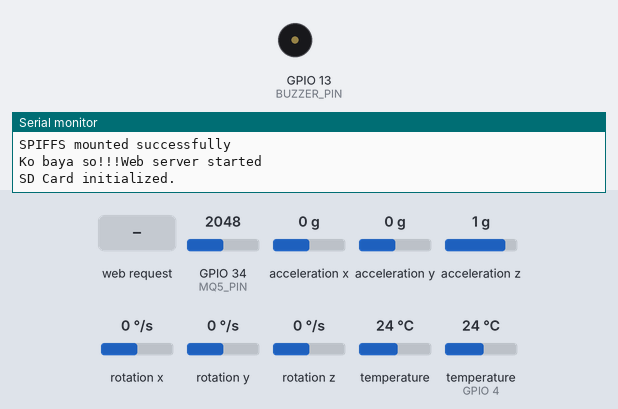
A program run on a simulated ESP32. On the bench: buzzer (waves = sounding, pin HIGH), the last lines printed to the serial monitor. Inputs (shaded band) come from the test bench; at power-on: temperature (sensor on GPIO 4) 24 °C, GPIO 34 (MQ5_PIN) = 2048, acceleration x 0 g, acceleration y 0 g, acceleration z 1 g, rotation x 0 °/s, rotation y 0 °/s, rotation z 0 °/s, temperature 24 °C. Storage starts empty.

Above: at 0.1 s.
At 1.2 s:
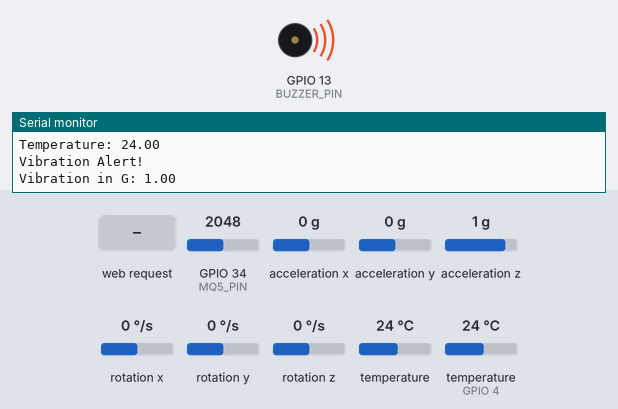
1.3 s: temperature (sensor on GPIO 4) set to 41 °C
3.9 s: HTTP request GET /api/historical-data?range=24h received
Timing chart, 0 to 6.9 s (numbered marks = the images above; inputs shaded):
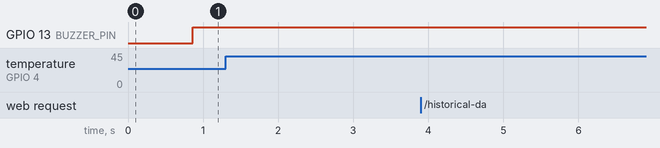

The program:

main.cpp
```cpp
/* This is the main file for the project. It includes the necessary libraries and initializes the global objects.
It also contains the setup and loop functions that will be executed by the ESP32 microcontroller.
The setup function initializes the components and connects to Wi-Fi,
while the loop function reads sensor data, checks for alerts, logs data, updates the web interface, and monitors power.
The loop function also contains a delay of 1 second to control the frequency of sensor readings and updates.
*/
// src/main.cpp
#include <Arduino.h>
#include "ESPAsyncWebServer.h"
#include <SPIFFS.h>
#include "SD.h"  // Keep only this one
#include "webserver.h"
#include "datalogger.h"
#include "sensors.h"
#include "power_management.h"
#include <WiFi.h>
#include <DNSServer.h>
#include <ESPmDNS.h>  // Added for mDNS support
// #include "config.h"

// Global objects
Sensors sensors;
ESPWebServer webServer;
DataLogger dataLogger;
PowerManagement powerMgmt;
DNSServer dnsServer;

// Access Point settings
const char* ap_ssid = "GasMonitor";  // Name of the WiFi network
const char* ap_password = "gasmonitor123";  // Password for the WiFi network
IPAddress apIP(192, 168, 4, 1);  // IP address for the AP
const byte DNS_PORT = 53;  // DNS server port

unsigned long lastHeartbeat = 0;

void scanI2C() {
    Serial.println("Scanning I2C...");
    for (byte address = 1; address < 127; address++) {
        Wire.beginTransmission(address);
        if (Wire.endTransmission() == 0) {
            Serial.print("Device found at 0x");
            Serial.println(address, HEX);
        }
    }
}

// Captive portal DNS handler
class CaptiveRequestHandler : public AsyncWebHandler {
    public:
        CaptiveRequestHandler() {}
        virtual ~CaptiveRequestHandler() {}

        bool canHandle(AsyncWebServerRequest *request) {
            // Handle all requests that aren't to the known web server
            return true;
        }

        void handleRequest(AsyncWebServerRequest *request) {
            // Redirect all requests to the captive portal
            request->redirect("http://gasmonitor.local/");
        }
};


void setup() {
    Serial.begin(115200);
    Wire.begin();
    scanI2C();

    // Set up the ESP32 as an access point
    WiFi.mode(WIFI_AP);
    WiFi.softAPConfig(apIP, apIP, IPAddress(255, 255, 255, 0));
    WiFi.softAP(ap_ssid, ap_password);

    Serial.println("Access Point Started");
    Serial.print("AP IP address: ");
    Serial.println(apIP);
    Serial.print("SSID: ");
    Serial.println(ap_ssid);
    Serial.print("Password: ");
    Serial.println(ap_password);

    // Start DNS server for captive portal
    dnsServer.start(DNS_PORT, "*", apIP);

    // Set up mDNS responder
    if (!MDNS.begin("gasmonitor")) {
        Serial.println("Error setting up mDNS responder!");
    } else {
        Serial.println("mDNS responder started");
        Serial.println("You can now access the web interface at http://gasmonitor.local");
    }

    // Initialize other components
    sensors.begin();
    webServer.begin();
    dataLogger.begin();
    powerMgmt.begin();

    digitalWrite(2, HIGH);  // Turn on built-in LED to indicate AP is running
}


void loop() {
    // Process DNS requests
    dnsServer.processNextRequest();

    // Read sensor data
    SensorData data = sensors.readAll();

    // Check for alerts
    sensors.checkAlerts(data);

    // Log data
    dataLogger.logData(data);

    // Update web interface
    webServer.updateData(data);

    // Monitor power
    //powerMgmt.monitor();

    static unsigned long lastUpdate = 0;
    if (millis() - lastUpdate > 1000) {
        lastUpdate = millis();
        // Execute sensor reading, logging, and updates
    }

    // Heartbeat check
    if (millis() - lastHeartbeat > 30000) { // 30 seconds
        lastHeartbeat = millis();
        Serial.println("Heartbeat: System running");
        Serial.print("Free heap: ");
        Serial.println(ESP.getFreeHeap());

        // Print number of connected clients
        Serial.print("Connected clients: ");
        Serial.println(WiFi.softAPgetStationNum());
    }
}
```

datalogger.h
```cpp
//src/datalogger.h
#ifndef DATALOGGER_H
#define DATALOGGER_H

#include <Arduino.h>
#include "sensors.h"
#include <SPI.h>
#include "SD.h"  // Use ESP32's SD library
#include "FS.h"

class DataLogger {
public:
    void begin();
    void logData(const SensorData& data);
private:
    const int CS_PIN = 5;
    String createLogEntry(const SensorData& data);
};

#endif // DATALOGGER_H
```

power_management.h
```cpp
// include/power_management.h
#ifndef POWER_MANAGEMENT_H
#define POWER_MANAGEMENT_H

#include <Arduino.h>

class PowerManagement {
public:
    void begin();
    void monitor();
private:
    const int BATTERY_PIN = 35;
    const float BATTERY_THRESHOLD = 3.2;
    float readBatteryVoltage();
};

#endif // POWER_MANAGEMENT_H
```

sensors.h
```cpp
// include/sensors.h
#ifndef SENSORS_H
#define SENSORS_H

#include <Arduino.h>
#include <Adafruit_MPU6050.h>
#include <DallasTemperature.h>
#include <OneWire.h>

struct SensorData {
    float gasLevel;
    float temperature;
    float vibrationX;
    float vibrationY;
    float vibrationZ;
    float batteryVoltage;
};

class Sensors {
public:
    void begin();
    SensorData readAll();
    void checkAlerts(const SensorData& data);

private:
    // const float GAS_OFFSET = 3500.0;  // OFFSET for MQ5 sensor
    // Const float GAS = ;
    const float GAS_THRESHOLD = 400.0;  // 3,300 reading in fresh air, set for 3,500 for alerts
    const float TEMP_THRESHOLD = 40.0;
    const float VIBRATION_THRESHOLD = 0.98; //0.9 to 1g means normal readings = 9.81 m/s^2

    const int MQ5_PIN = 34;
    const int TEMP_PIN = 4;
    const int BUZZER_PIN = 13; //13;

    Adafruit_MPU6050 mpu;
    OneWire oneWire = OneWire(TEMP_PIN);
    DallasTemperature tempSensor;
};

#endif // SENSORS_H
```

webserver.h
```cpp
//webserver.h
#ifndef ESPWEBSERVER_H
#define ESPWEBSERVER_H

#include <Arduino.h>
#include <FS.h>
#include <SPIFFS.h>
#include <WebServer.h>
#include <AsyncTCP.h>
#include <ESPAsyncWebServer.h>
#include <ArduinoJson.h>
#include <SD.h>
#include "sensors.h"

class ESPWebServer {
public:
    void begin();
    void updateData(const SensorData& data);

private:
    AsyncWebServer server{80};
    static SensorData currentData;
    void handleHistoricalData(AsyncWebServerRequest *request);
    unsigned long getTimeThreshold(const String& range);
    void readHistoricalData(const String& range, JsonArray& array);

};

#endif // ESPWEBSERVER_H
```

datalogger.cpp
```cpp
//src/datalogger.cpp
#include "datalogger.h"

void DataLogger::begin() {
    SPI.begin();
    if (!SD.begin(CS_PIN)) {
        Serial.println("SD Card initialization failed!");
        return;
    }
    Serial.println("SD Card initialized.");

    // Create header if file doesn't exist
    File file = SD.open("/log.csv", FILE_WRITE);
    if (file) {
        file.println("timestamp,gas,temperature,vibration_x,vibration_y,vibration_z");
        file.close();
    }
}

void DataLogger::logData(const SensorData& data) {
    File file = SD.open("/log.csv", FILE_APPEND);
    if (file) {
        String logEntry = createLogEntry(data);
        file.println(logEntry);
        file.close();
    } else {
        Serial.println("Failed to open log file");
    }
}

String DataLogger::createLogEntry(const SensorData& data) {
    String timestamp = String(millis());
    return timestamp + "," +
           String(data.gasLevel) + "," +
           String(data.temperature) + "," +
           String(data.vibrationX) + "," +
           String(data.vibrationY) + "," +
           String(data.vibrationZ); + "," +
           String(data.batteryVoltage);
}
```

power_management.cpp
```cpp
// src/power_management.cpp
#include "power_management.h"
#include <Arduino.h>

void PowerManagement::begin() {
    pinMode(BATTERY_PIN, INPUT);
}

void PowerManagement::monitor() {
    float voltage = readBatteryVoltage();
    if (voltage < BATTERY_THRESHOLD) {
        Serial.println("Low battery warning!");
    }
}

float PowerManagement::readBatteryVoltage() {
    int raw = analogRead(BATTERY_PIN);
    // Convert ADC reading to voltage (adjust these values based on your voltage divider)
    return (raw * 3.3 / 4095.0) * 2; // Assuming a 1:1 voltage divider
}
```

sensors.cpp
```cpp
#include "sensors.h"

void Sensors::begin() {
    pinMode(BUZZER_PIN, OUTPUT);
    pinMode(MQ5_PIN, INPUT);

    oneWire.begin(TEMP_PIN);
    tempSensor.setOneWire(&oneWire);
    tempSensor.begin();
    tempSensor.setResolution(12);  // Set temperature sensor resolution

    if (!mpu.begin(0x68)) {
        Serial.println("MPU6050 init failed on 0x68, trying 0x69...");
        if (!mpu.begin(0x69)) {
            Serial.println("MPU6050 init failed on both addresses");
        }
    }

    mpu.setAccelerometerRange(MPU6050_RANGE_4_G);

//         // Read initial offsets
//         sensors_event_t a, g, temp;
//         mpu.getEvent(&a, &g, &temp);

//         accelX_offset = a.acceleration.x;
//         accelY_offset = a.acceleration.y;
//         accelZ_offset = a.acceleration.z; // Capture gravity effect at rest
 }

SensorData Sensors::readAll() {
    SensorData data;

    // Read gas sensor
    data.gasLevel = analogRead(MQ5_PIN) / 10.0; // Adjusted formula to get 400 when reading 4000

    // Read temperature
    tempSensor.requestTemperatures();
    data.temperature = tempSensor.getTempCByIndex(0);

    // Read vibration
    sensors_event_t a, g, temp;
    mpu.getEvent(&a, &g, &temp);

    data.vibrationX = a.acceleration.x;
    data.vibrationY = a.acceleration.y;
    data.vibrationZ = a.acceleration.z;

    data.vibrationX /= 9.81;  // Convert to g
    data.vibrationY /= 9.81;  // Convert to g
    data.vibrationZ /= 9.81;  // Convert to g

    Serial.print("Vibration X: ");
    Serial.println(data.vibrationX);
    Serial.print("Vibration Y: ");
    Serial.println(data.vibrationY);
    Serial.print("Vibration Z: ");
    Serial.println(data.vibrationZ);


    // Read battery voltage
    //data.batteryVoltage = analogRead(35) * 3.3 / 4095.0 * 2;  // Assuming voltage divider


    return data;
}

void Sensors::checkAlerts(const SensorData& data) {
    // static bool isBeeping = false;
    // static unsigned long lastBeepTime = 0;
    // static int beepCount = 0;
    static bool alertActive = false;

    // Check if an alert is triggered
    alertActive = false;

    Serial.print("Gas Level: ");
    Serial.println(analogRead(MQ5_PIN)/ 10);
    Serial.print("Temperature: ");
    Serial.println(data.temperature);

    if (data.gasLevel > GAS_THRESHOLD) {
        Serial.println("Gas Alert!");
        alertActive = true;
    }

    if (data.temperature > TEMP_THRESHOLD) {
        Serial.println("Temperature Alert!");
        alertActive = true;
    }

    float vibration = sqrt(pow(data.vibrationX, 2) +
                          pow(data.vibrationY, 2) +
                          pow(data.vibrationZ, 2));
    if (vibration > VIBRATION_THRESHOLD) {
        Serial.println("Vibration Alert!");
        alertActive = true;

    Serial.print("Vibration in G: ");
    Serial.println(vibration);
    }

    // Buzzer logic with non-blocking delay
    // if (alertActive) {
    //     if (millis() - lastBeepTime >= (isBeeping ? 500 : 150)) {
    //         isBeeping = !isBeeping;  // Toggle buzzer state
    //         digitalWrite(BUZZER_PIN, isBeeping ? HIGH : LOW);
    //         lastBeepTime = millis();

    //         if (!isBeeping) { // Count beeps only when OFF
    //             beepCount++;
    //         }

    //         if (beepCount >= 5) { // Stop after 5 beeps (adjustable)
    //             beepCount = 0;
    //             alertActive = false;
    //             digitalWrite(BUZZER_PIN, LOW);
    //         }
    //     }
    // } else {
    //     digitalWrite(BUZZER_PIN, LOW);  // Turn off buzzer if no alert
    //     beepCount = 0;
    // }
    digitalWrite(BUZZER_PIN, alertActive ? HIGH : LOW);
}
```

webserver.cpp
```cpp
#include "webserver.h"

SensorData ESPWebServer::currentData;

void ESPWebServer::begin() {
    // Initialize SPIFFS with delay to ensure proper mounting
    if (!SPIFFS.begin()) {
        Serial.println("An error occurred while mounting SPIFFS");
        if (!SPIFFS.begin()) { // Try again after delay
            Serial.println("SPIFFS mount failed again, continuing without it");
        } else {
            Serial.println("SPIFFS mounted successfully after retry");
        }
    } else {
        Serial.println("SPIFFS mounted successfully");
        Serial.print("Ko baya so!!!");
    }

    // Serve static files
    server.serveStatic("/", SPIFFS, "/").setDefaultFile("index.html");

    // API endpoint for real-time data
    server.on("/api/data", HTTP_GET, [](AsyncWebServerRequest *request) {
        DynamicJsonDocument doc(1024);
        doc["gas_level"] = currentData.gasLevel;
        doc["temperature"] = currentData.temperature;
        doc["vibration_x"] = currentData.vibrationX;
        doc["vibration_y"] = currentData.vibrationY;
        doc["vibration_z"] = currentData.vibrationZ;
        // doc["battery_voltage"] = currentData.batteryVoltage;

        String response;
        serializeJson(doc, response);
        request->send(200, "application/json", response);
    });

    // API endpoint for historical data
    server.on("/api/historical-data", HTTP_GET, [this](AsyncWebServerRequest *request) {
        this->handleHistoricalData(request);
    });


    // Captive portal DNS redirect handler
    server.onNotFound([](AsyncWebServerRequest *request) {
        request->redirect("http://gasmonitor.local/");
    });

    // Add a route to handle the Apple captive portal detection
    server.on("/hotspot-detect.html", HTTP_GET, [](AsyncWebServerRequest *request) {
        request->redirect("http://gasmonitor.local/");
    });

    // Handle Android captive portal detection
    server.on("/generate_204", HTTP_GET, [](AsyncWebServerRequest *request) {
        request->redirect("http://gasmonitor.local/");
    });

    // Handle Microsoft captive portal detection
    server.on("/ncsi.txt", HTTP_GET, [](AsyncWebServerRequest *request) {
        request->redirect("http://gasmonitor.local/");
    });

    server.begin();
    Serial.println("Web server started");
}

void ESPWebServer::updateData(const SensorData& data) {
    currentData = data;
}

void ESPWebServer::handleHistoricalData(AsyncWebServerRequest *request) {
    String range = "1h"; // Default to 1 hour
    if (request->hasParam("range")) {
        range = request->getParam("range")->value();
    }

    DynamicJsonDocument doc(16384); // Larger document for historical data
    JsonArray array = doc.to<JsonArray>();

    if (!SD.begin()) {
        request->send(500, "application/json", "{\"error\": \"SD card initialization failed\"}");
        return;
    }

    readHistoricalData(range, array);

    String response;
    serializeJson(doc, response);
    request->send(200, "application/json", response);
}

unsigned long ESPWebServer::getTimeThreshold(const String& range) {
    unsigned long currentTime = millis();
    unsigned long threshold;

    if (range == "1h") {
        threshold = currentTime - (60UL * 60 * 1000); // 1 hour in milliseconds
    } else if (range == "24h") {
        threshold = currentTime - (24UL * 60 * 60 * 1000); // 24 hours in milliseconds
    } else if (range == "1m") {
        threshold = currentTime - (30UL * 24 * 60 * 60 * 1000); // ~30 days in milliseconds
    } else {
        threshold = currentTime - (60UL * 60 * 1000); // Default to 1 hour
    }

    return threshold;
}

void ESPWebServer::readHistoricalData(const String& range, JsonArray& array) {
    if (!SD.exists("/log.csv")) {
        Serial.println("Log file not found");
        return;
    }

    File file = SD.open("/log.csv", FILE_READ);
    if (!file) {
        Serial.println("Failed to open log file");
        return;
    }

    // Skip header line
    file.readStringUntil('\n');

    // Set a default sampling interval based on range
    int sampleInterval;
    if (range == "1h") {
        sampleInterval = 1; // Every record (assuming 1 record per second)
    } else if (range == "24h") {
        sampleInterval = 60; // Every 60th record (1 per minute)
    } else if (range == "1m") {
        sampleInterval = 1440; // Every 1440th record (1 per hour)
    } else {
        sampleInterval = 1;
    }

    // Read all available data
    std::vector<String> validLines;
    String line;

    while (file.available()) {
        line = file.readStringUntil('\n');
        if (line.length() == 0) continue;
        validLines.push_back(line);
    }

    // Process data with appropriate sampling
    // If we have very little data, use all of it
    if (validLines.size() < 60) { // If less than 60 data points, show everything
        sampleInterval = 1;
    }

    for (size_t i = 0; i < validLines.size(); i += sampleInterval) {
        line = validLines[i];

        // Parse the line
        int commaPos = line.indexOf(",");
        unsigned long timestamp = line.substring(0, commaPos).toInt();
        line = line.substring(commaPos + 1);

        commaPos = line.indexOf(",");
        float gas = line.substring(0, commaPos).toFloat();
        line = line.substring(commaPos + 1);

        commaPos = line.indexOf(",");
        float temp = line.substring(0, commaPos).toFloat();
        line = line.substring(commaPos + 1);

        commaPos = line.indexOf(",");
        float vibX = line.substring(0, commaPos).toFloat();
        line = line.substring(commaPos + 1);

        commaPos = line.indexOf(",");
        float vibY = line.substring(0, commaPos).toFloat();
        line = line.substring(commaPos + 1);

        commaPos = line.indexOf(",");
        float vibZ = line.substring(0, commaPos).toFloat();
        // float batteryVoltage = line.substring(commaPos + 1).toFloat();

        // Create JSON object for this data point
        JsonObject dataPoint = array.createNestedObject();
        dataPoint["timestamp"] = timestamp;
        dataPoint["gas_level"] = gas;
        dataPoint["temperature"] = temp;
        dataPoint["vibration_x"] = vibX;
        dataPoint["vibration_y"] = vibY;
        dataPoint["vibration_z"] = vibZ;
        // dataPoint["battery_voltage"] = batteryVoltage;
    }

    file.close();

    // Debug information
    Serial.print("Historical data points loaded: ");
    Serial.println(array.size());
}
```
